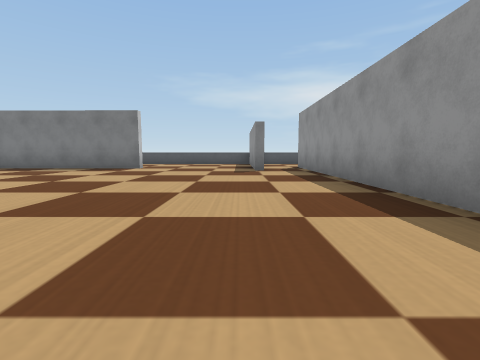
view 1 (above)

22 first-person views from a walk through a Webots world. The camera is 0.1 m above the floor, tilts 6° down and sees 85° across. The floor is counted in squares, 0.2 m on a side. Each view is taken from the middle of a square. On the plan, view 1 faces up. The plan holds only what a view shows up to about 9 squares ahead; the rest is blank. The robots in the file are not drawn. Simple shapes and patterns stand in for the simulator's stock objects.

view 2
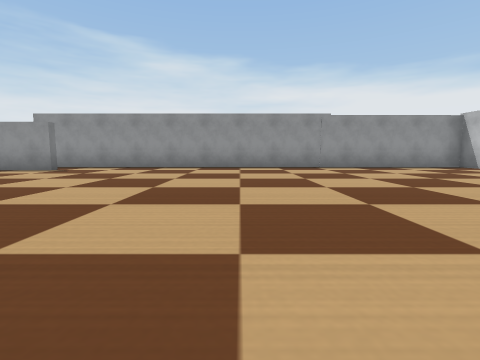

view 3
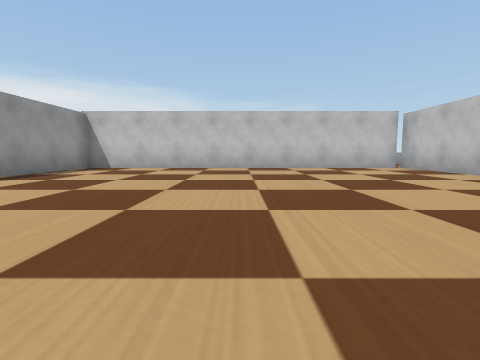

view 4
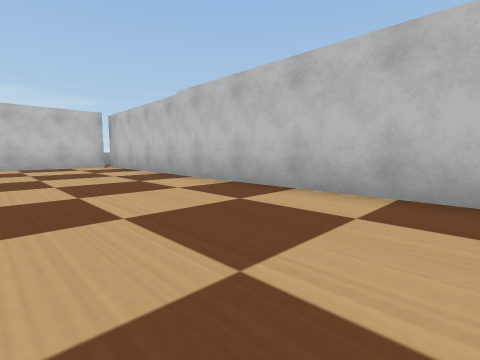

view 5
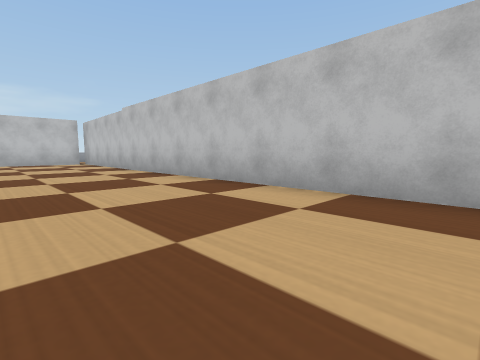

view 6
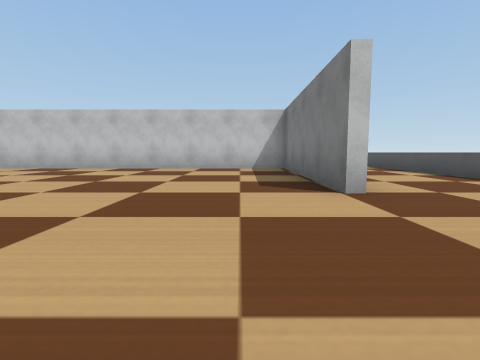

view 7
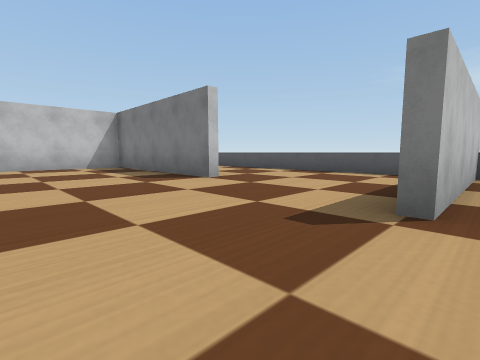

view 8
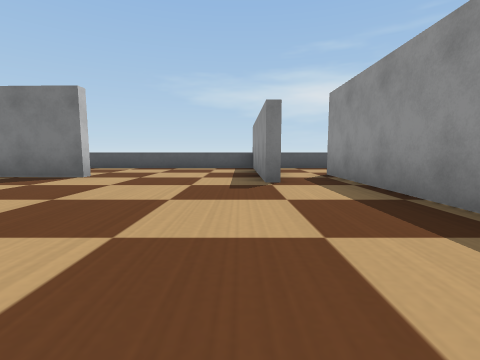

view 9
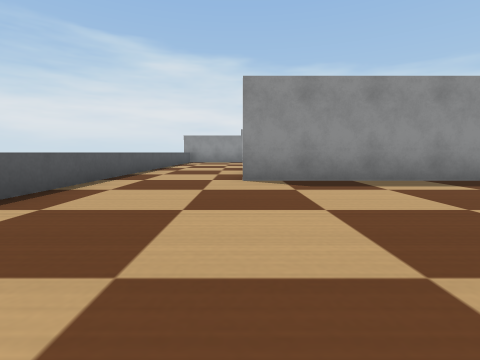

view 10
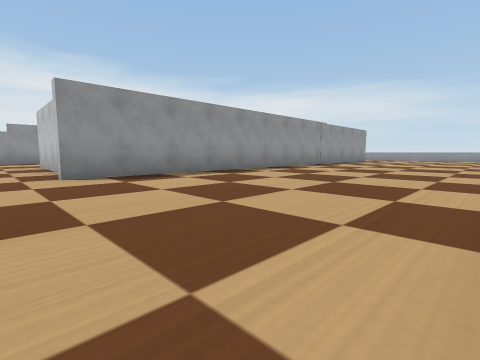

view 11
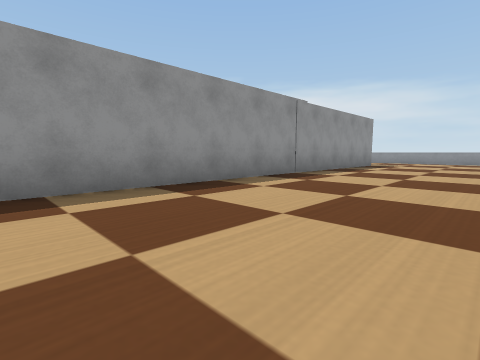

view 12
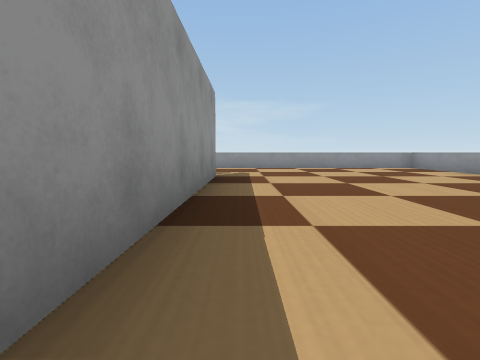

view 13
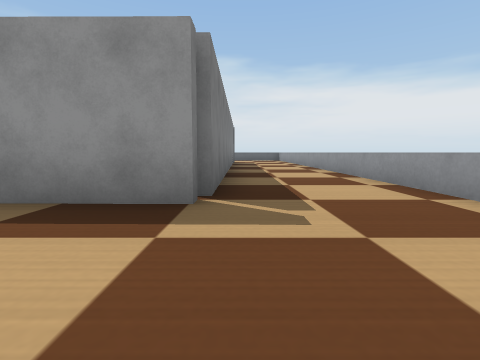

view 14
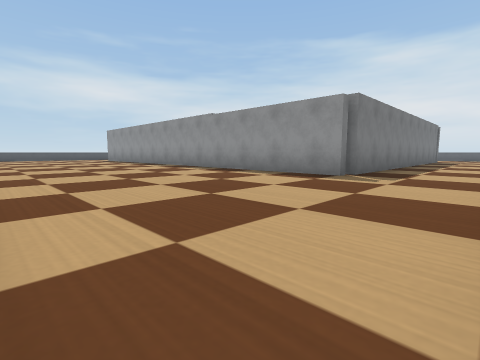

view 15
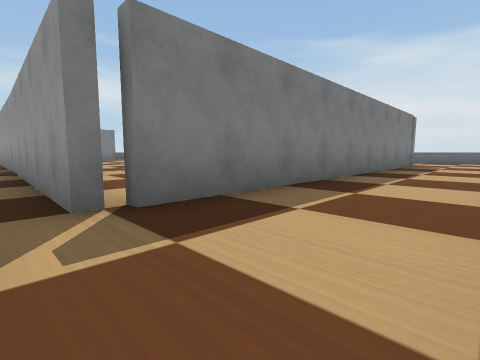

view 16
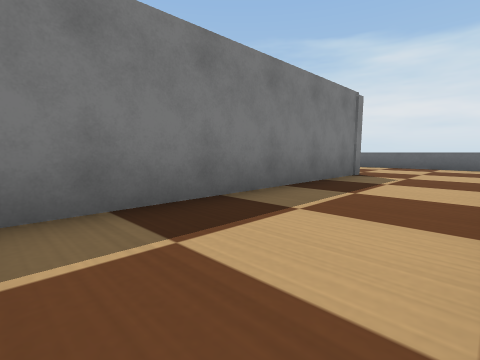

view 17
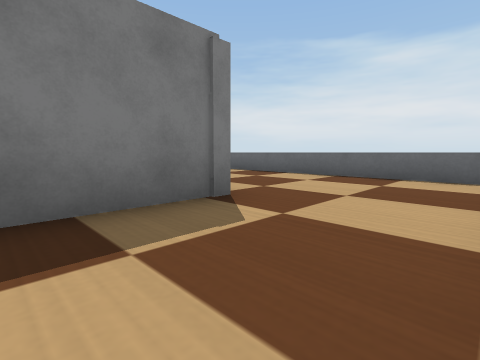

view 18
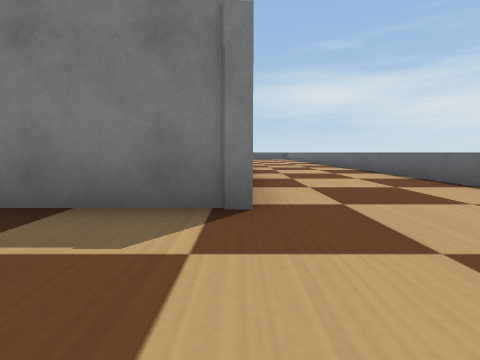

view 19
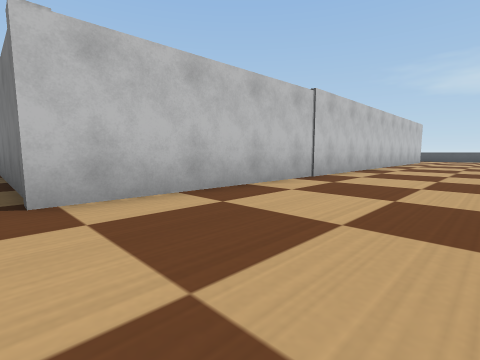

view 20
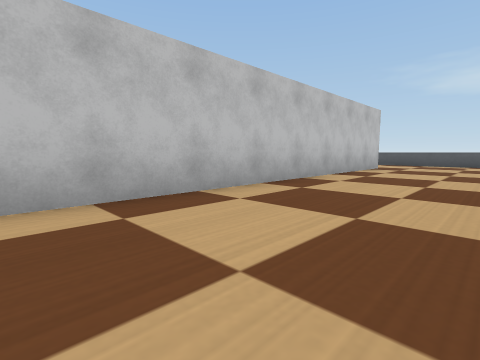

view 21
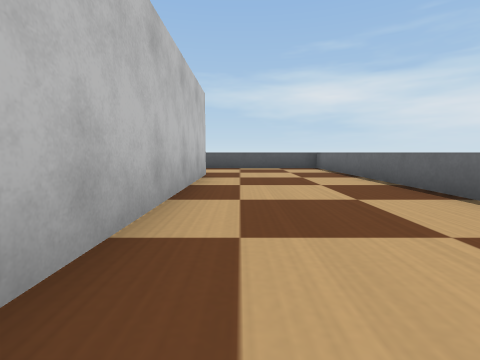

view 22
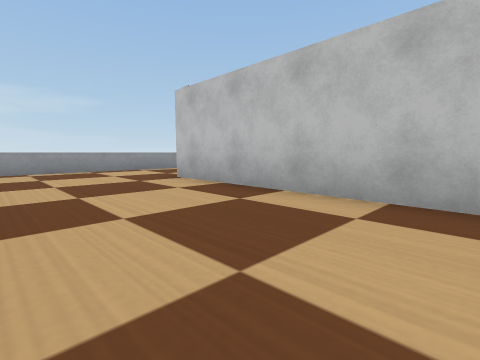

### Floor plan
Points are (right, up) in squares from view 1. A wall is a line through its corners. A room is listed if a view was taken in it or the views show most of it. See-through windows are left out.
Room 1 (views 1, 2, 3, 4, 5, 6, 7, 8)
walls: (-3.1, 8.3) (-8.1, 8.4) (-8.1, -5.4) (2, -5.4) (2, 9); (0.7, 8.4) (0.7, 7.2)
ways out: opening at (-2, 8) to room 2; opening at (1, 8) to room 3
Room 2 (views 9, 10, 11, 12, 13, 14, 15, 16, 17, 18, 19, 20, 21, 22)
walls: (-6.2, 8.6) (-3.2, 8.5); (-8.5, -5.6) (-8.2, 9); (-14.5, -6) (-14.5, -8.5) (-2, -8.5); (0.4, 7.2) (0.4, 11.6) (-10.2, 11.6); (2.2, 9) (2.2, -5.7) (-8, -5.7); (0.4, -8.5) (4.8, -8.5); (5.5, 5.6) (5.5, 11.6) (0.7, 11.6); (5.5, -7.9) (5.5, 1.1)
ways out: opening at (-2, 8) to room 1; opening at (2, 10) to room 3
Room 3 (no view inside)
walls: (0.7, 11.6) (0.7, 8.4)
ways out: opening at (1, 8) to room 1; opening at (2, 10) to room 2

Where each view was taken, in squares from view 1:
view 1: 0 up, 0 right, facing up
view 2: 2 up, 7 left, facing right
view 3: 3 up, 3 left, facing down
view 4: 4 up, 5 left, facing down-left
view 5: 7 up, 5 left, facing down-left
view 6: 7 up, 0 right, facing left
view 7: 5 up, 1 right, facing up-left
view 8: 3 up, 0 right, facing up
view 9: 9 up, 13 left, facing right
view 10: 10 up, 14 left, facing down-right
view 11: 5 up, 12 left, facing down-right
view 12: 0 up, 9 left, facing down
view 13: 6 down, 11 left, facing right
view 14: 8 down, 14 left, facing up-right
view 15: 8 down, 9 left, facing up-right
view 16: 8 down, 4 left, facing up-right
view 17: 8 down, 0 right, facing up-right
view 18: 8 down, 2 right, facing up
view 19: 6 down, 5 right, facing up-left
view 20: 0 up, 5 right, facing up-left
view 21: 3 up, 3 right, facing up
view 22: 1 down, 5 right, facing down-left
